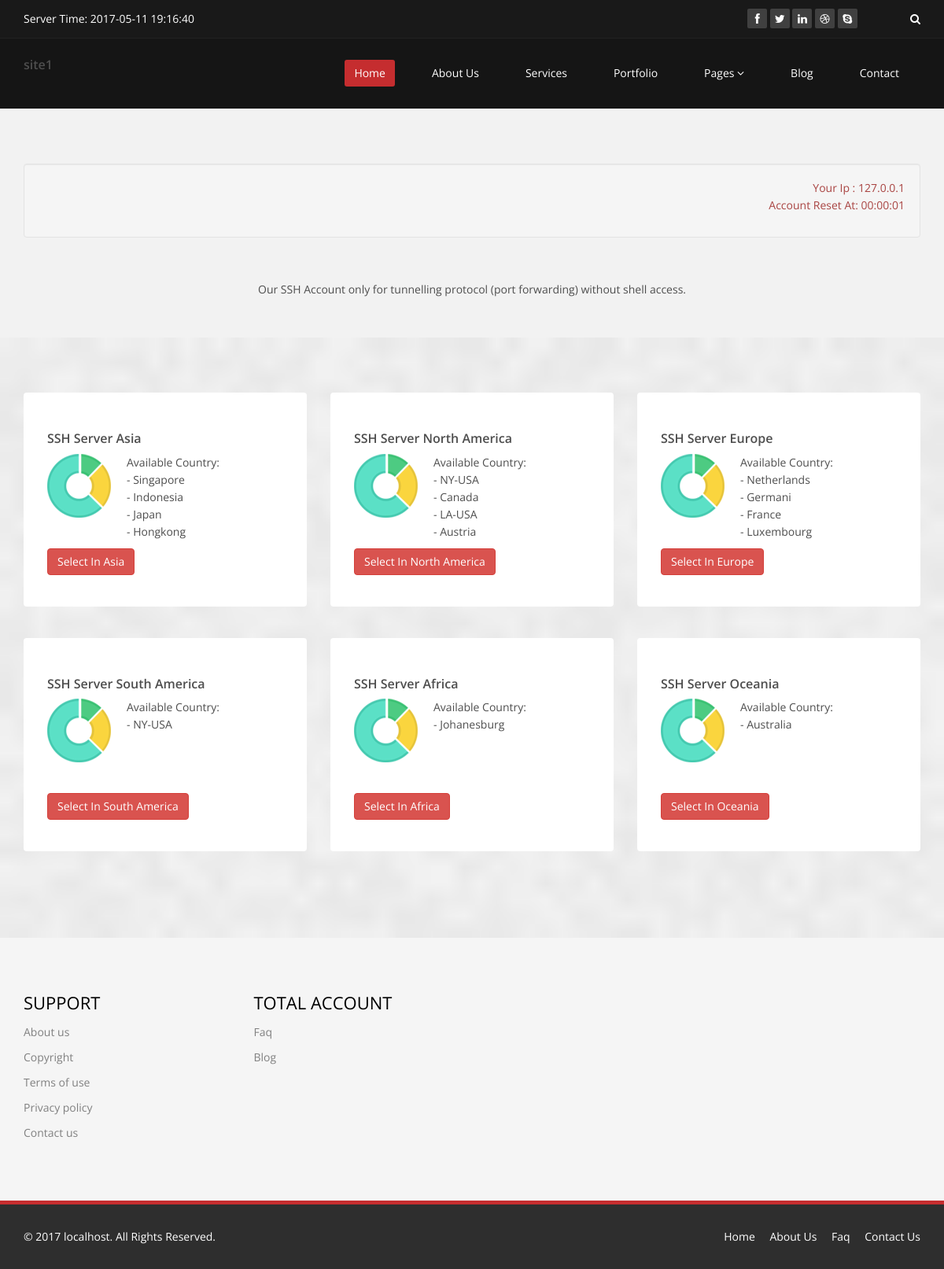
The page / on the database its author committed.
### tables this page shows
CREATE TABLE `website` (
  `brand` varchar(20) NOT NULL DEFAULT 'YOURWEB',
  `author` varchar(20) NOT NULL,
  `title` text,
  `description` text NOT NULL,
  PRIMARY KEY (`brand`)
);

CREATE TABLE `country` (
  `Id` int(11) NOT NULL AUTO_INCREMENT,
  `Name` varchar(20) DEFAULT NULL,
  `Country` varchar(20) DEFAULT NULL,
  PRIMARY KEY (`Id`)
);

### application/controllers/Page.php (called while the page is built, shortened)
<?php
class Page extends CI_Controller {
	public function __construct()
	{
		$this->load->model('WebApi');
		$this->load->helper('url_helper');
	}
	private function _set_view($file, $init)
	{
		$header = $this->WebApi->get_site_details();
		$this->load->view('bootstrap/header', $header);
		$this->load->view($file, $init);
                $this->load->view('bootstrap/footer');
	}
	public function index()
        {
                $index['benua'] = $this->WebApi->get_continent();
                $this-> _set_view('index', $index);
        }
}

### index.php (called while the page is built, shortened)
<?php
require_once BASEPATH.'core/CodeIgniter.php';

### application/models/WebApi.php (called while the page is built, shortened)
<?php
class WebApi extends CI_Model {
	public function get_site_details() {
		$query = $this->db->get('website');
		foreach ($query->result_array() as $row) {
			return array (
				'author' => $row['author'],
				'title' => $row['title'],
				'description' => $row['description'],
				'brand' => $row['brand']
			);
		}
	}
	public function get_location($name) {
		$query = $this->db->get_where('country', array('Name' => $name));
		$arr = array();
		foreach ($query->result_array() as $row) {
			$tmp = array(
				'Name' => $row['Name'],
				'Country' => $row['Country']
			);
			array_push($arr, $tmp);
		}
		return $arr;
	}
}

### application/views/index.php (the view, shortened to what this page needs)
 <section id="feature" >
        <div class="container">
            <div class="row">
                <div class="features">
                    <div class="col-lg-12 wow fadeInDown" data-wow-duration="1000ms" data-wow-delay="600ms">
                        <div class="feature-wrap">
				<div class="well">
					<p align="right" class="text-danger">
						Your Ip : <?php echo $_SERVER['REMOTE_ADDR'];?><br>
						Account Reset At: 00:00:01
				</div>
                        </div>
                    </div>
                </div>
		<p align="center">Our SSH Account only for tunnelling protocol (port forwarding) without shell access.</p>
            </div>
        </div>
   </section>
<section id="services" class="service-item">
<div class="container">
		<div class="row">
			<?php foreach($benua as $name ):?>
			<div class="col-sm-6 col-md-4">
				<div class="media services-wrap wow fadeInDown">
					<h4>SSH Server <?php echo $name; ?></h4>
					<div class="pull-left">
                            			<img class="img-responsive" src="<?php echo base_url();?>images/services/services1.png">
                        		</div>
					<div class="media-body" style="height:120px;">
						Available Country: <br/>
						<?php foreach($this->WebApi->get_location(str_replace(' ','-',$name)) as $data):?>
								<?php echo '- '.$data['Country']. '<br/>'; ?>
							<?php endforeach; ?>
					</div>
					<a class="btn btn-danger" href="<?php echo site_url('page/secure-shell-server/continent/').str_replace(' ','-',$name)?>">Select In <?php echo $name;?></a>
				</div>
			</div>
			<?php endforeach; ?>
		</div>
	</div>
</section>

### application/views/bootstrap/header.php (shortened to what this page needs)
<!DOCTYPE html>
<html lang="en">
	<head>
		<link href="<?php echo base_url();?>css/bootstrap.min.css" rel="stylesheet"/>
		<link href="<?php echo base_url();?>css/font-awesome.min.css" rel="stylesheet"/>
		<link href="<?php echo base_url();?>css/animate.min.css" rel="stylesheet"/>
		<link href="<?php echo base_url();?>css/prettyPhoto.css" rel="stylesheet"/>
		<link href="<?php echo base_url();?>css/main.css" rel="stylesheet"/>
		<link href="<?php echo base_url();?>css/responsive.css" rel="stylesheet"/>
	</head>
	<body>
	<header id="header">
		<div class="top-bar">
			<div class="container">
				<div class="row">
					<div class="col-sm-6 col-xs-4">
						<div class="top-number"><p>Server Time: <?php echo date("Y-m-d H:i:s",time());?></p></div>
					</div>
					<div class="col-sm-6 col-xs-8">
						<div class="social">
							<ul class="social-share">
								<li><a href="#"><i class="fa fa-facebook"></i></a></li>
								<li><a href="#"><i class="fa fa-twitter"></i></a></li>
								<li><a href="#"><i class="fa fa-linkedin"></i></a></li>
								<li><a href="#"><i class="fa fa-dribbble"></i></a></li>
								<li><a href="#"><i class="fa fa-skype"></i></a></li>
							</ul>
							<div class="search">
								<form role="form">
									<input type="text" class="search-form" autocomplete="off" placeholder="Search">
									<i class="fa fa-search"></i>
								</form>
							</div>
						</div>
					</div>
				</div>
			</div>
		</div>
		<nav class="navbar navbar-inverse" role="banner">
			<div class="container">
				<div class="navbar-header">
					<a class="navbar-brand" href="#"><h4><?php echo $brand;?></h4></a>
				</div>
				<div class="collapse navbar-collapse navbar-right">
					<ul class="nav navbar-nav">
						<li class="active"><a href="<?php echo base_url();?>">Home</a></li>
						<li><a href="about-us.html">About Us</a></li>
						<li><a href="services.html">Services</a></li>
						<li><a href="portfolio.html">Portfolio</a></li>
						<li class="dropdown"><a href="#" class="dropdown-toggle" data-toggle="dropdown">Pages <i class="fa fa-angle-down"></i></a>
						</li>
						<li><a href="blog.html">Blog</a></li>
						<li><a href="contact-us.html">Contact</a></li>
					</ul>
				</div>
			</div>
		</nav>
	</header>

### application/views/bootstrap/footer.php (shortened to what this page needs)
	<section id="bottom">
		<div class="container wow fadeInDown" data-wow-duration="1000ms" data-wow-delay="600ms">
			<div class="row">
				<div class="col-md-3 col-sm-6">
					<div class="widget">
						<h3>Support</h3>
						<ul>
							<li><a href="#">About us</a></li>
							<li><a href="#">Copyright</a></li>
							<li><a href="#">Terms of use</a></li>
							<li><a href="#">Privacy policy</a></li>
							<li><a href="#">Contact us</a></li>
						</ul>
					</div>
				</div>
				<div class="col-md-3 col-sm-6">
					<div class="widget">
						<h3>Total Account</h3>
							<ul>
								<li><a href="#">Faq</a></li>
								<li><a href="#">Blog</a></li>
							</ul>
					</div>
				</div>
			</div>
		</div>
	</section>
	<footer id="footer" class="midnight-blue">
		<div class="container">
			<div class="row">
				<div class="col-sm-6">
					&copy; 2017 <a target="_blank" href="#" title="Free Twitter Bootstrap WordPress Themes and HTML templates"><?php echo $_SERVER['SERVER_NAME'];?></a>. All Rights Reserved.
				</div>
				<div class="col-sm-6">
					<ul class="pull-right">
						<li><a href="#">Home</a></li>
						<li><a href="#">About Us</a></li>
						<li><a href="#">Faq</a></li>
						<li><a href="#">Contact Us</a></li>
					</ul>
				</div>
			</div>
		</div>
	</footer>
	</body>
</html>

### css/main.css (style rules this page uses)
body { background: #fff; font-family: 'Open Sans', sans-serif; color:#4e4e4e; line-height: 22px; }
h1, h2, h3, h4, h5, h6 { font-weight: 600; font-family: 'Open Sans', sans-serif; color:#4e4e4e; }
h3 { font-size: 16px; color: #787878; font-weight: 400; line-height: 24px; }
h4 { font-size: 16px; }
a { color: #c52d2f; -webkit-transition: color 300ms, background-color 300ms; -moz-transition: color 300ms, background-color 300ms; -o-transition: color 300ms, background-color 300ms; transition: color 300ms, background-color 300ms; }
.media>.pull-left { margin-right: 20px; }
body > section { padding: 70px 0; }
#header .search { display: inline-block; }
.navbar>.container .navbar-brand { margin-left: 0; }
.top-bar { padding: 10px 0; background: #191919; border-bottom: 1px solid #222; line-height: 28px; }
.top-number { color: #fff; }
.top-number p { margin: 0 }
.social { text-align: right; }
.social-share { display: inline-block; list-style: none; padding: 0; margin: 0; }
ul.social-share li { display: inline-block; }
ul.social-share li a { display: inline-block; color: #fff; background: #404040; width: 25px; height: 25px; line-height: 25px; text-align: center; border-radius: 2px; }
.search i { color: #fff; }
input.search-form { background: transparent; border: 0 none; width: 60px; padding: 0 10px; color: #FFF; -webkit-transition: all 400ms; -moz-transition: all 400ms; -ms-transition: all 400ms; -o-transition: all 400ms; transition: all 400ms; }
.navbar-brand { padding: 0; margin:0; }
.navbar { border-radius: 0; margin-bottom: 0; background: #151515; padding: 15px 0; padding-bottom: 0; }
.navbar-nav { margin-top: 12px; }
.navbar-nav>li { margin-left: 35px; padding-bottom: 28px; }
.navbar-inverse .navbar-nav > li > a { padding: 5px 12px; margin: 0; border-radius: 3px; color: #fff; line-height: 24px; display: inline-block; }
.navbar-inverse { border: none; }
.navbar-inverse .navbar-brand { font-size: 36px; line-height: 50px; color: #fff; }
.navbar-inverse .navbar-nav > .active > a, .navbar-inverse .navbar-nav > .active > a:hover, .navbar-inverse .navbar-nav > .active > a:focus, .navbar-inverse .navbar-nav > .open > a, .navbar-inverse .navbar-nav > .open > a:hover, .navbar-inverse .navbar-nav > .open > a:focus { background-color: #c52d2f; color: #fff; }
.navbar-inverse .navbar-collapse, .navbar-inverse .navbar-form { border-top: 0; padding-bottom: 0; }
#feature { background: #f2f2f2; padding-bottom: 40px; }
.features { padding: 0; }
.feature-wrap { margin-bottom: 35px; overflow: hidden; }
#services { background: #000 url(../images/services/bg_services.png); background-size: cover; }
.services-wrap { padding: 40px 30px; background: #fff; border-radius: 4px; margin: 0 0 40px; }
.services-wrap .pull-left { margin-right: 20px; }
.widget { margin-bottom: 60px; padding-left: 0; }
.widget h3 { color: #000; text-transform: uppercase; margin-bottom: 20px; }
#bottom { background: #f5f5f5; border-bottom: 5px solid #c52d2f; font-size: 14px; }
#bottom h3 { margin-top: 0; margin-bottom: 10px; text-transform: uppercase; font-size:22px; color: #000; }
#bottom ul { list-style: none; padding: 0; margin: 0; }
#bottom ul li { display: block; padding: 5px 0; }
#bottom ul li a { color: #808080; }
#bottom .widget { margin-bottom: 0; }
#footer { padding-top: 30px; padding-bottom: 30px; color: #fff; background: #2e2e2e; }
#footer a { color: #fff; }
#footer ul { list-style: none; padding: 0; margin: 0; }
#footer ul > li { display: inline-block; margin-left: 15px; }

### rows shown on the page
website: brand "site1"
country: Country "Singapore"
country: Country "Indonesia"
country: Country "Japan"
country: Country "Hongkong"
country: Country "NY-USA"
country: Country "Canada"
country: Country "LA-USA"
country: Country "Austria"
country: Country "Netherlands"
country: Country "Germani"
country: Country "France"
country: Country "Luxembourg"
country: Country "NY-USA"
country: Country "Johanesburg"
country: Country "Australia"

### other values the page prints
$_SERVER['REMOTE_ADDR'] "127.0.0.1"
$name "Asia"
$name "North America"
$name "Europe"
$name "South America"
$name "Africa"
$name "Oceania"
$_SERVER['SERVER_NAME'] "localhost"
